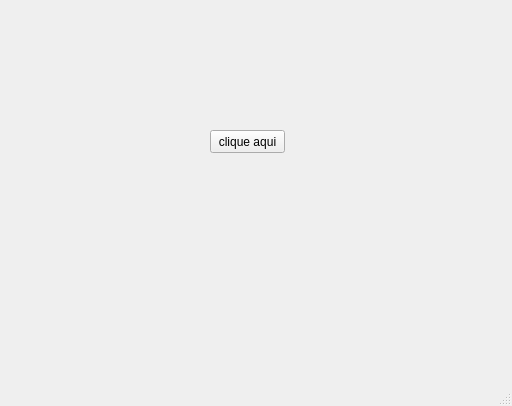
<?xml version="1.0" encoding="UTF-8"?>
<ui version="4.0">
 <class>MainWindow</class>
 <widget class="QMainWindow" name="MainWindow">
  <property name="geometry">
   <rect>
    <x>0</x>
    <y>0</y>
    <width>512</width>
    <height>406</height>
   </rect>
  </property>
  <property name="windowTitle">
   <string>MainWindow</string>
  </property>
  <property name="autoFillBackground">
   <bool>true</bool>
  </property>
  <widget class="QWidget" name="centralwidget">
   <widget class="QPushButton" name="pushButton">
    <property name="geometry">
     <rect>
      <x>210</x>
      <y>130</y>
      <width>75</width>
      <height>23</height>
     </rect>
    </property>
    <property name="text">
     <string>clique aqui</string>
    </property>
   </widget>
   <widget class="QLabel" name="label">
    <property name="geometry">
     <rect>
      <x>210</x>
      <y>100</y>
      <width>71</width>
      <height>16</height>
     </rect>
    </property>
    <property name="autoFillBackground">
     <bool>true</bool>
    </property>
    <property name="text">
     <string/>
    </property>
    <property name="alignment">
     <set>Qt::AlignCenter</set>
    </property>
   </widget>
  </widget>
  <widget class="QMenuBar" name="menubar">
   <property name="geometry">
    <rect>
     <x>0</x>
     <y>0</y>
     <width>512</width>
     <height>22</height>
    </rect>
   </property>
  </widget>
  <widget class="QStatusBar" name="statusbar"/>
 </widget>
 <resources/>
 <connections/>
</ui>
